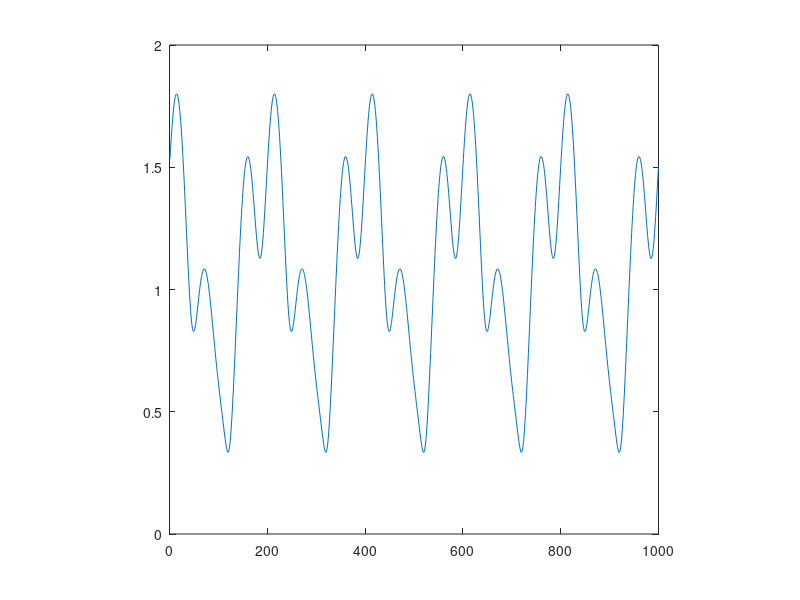
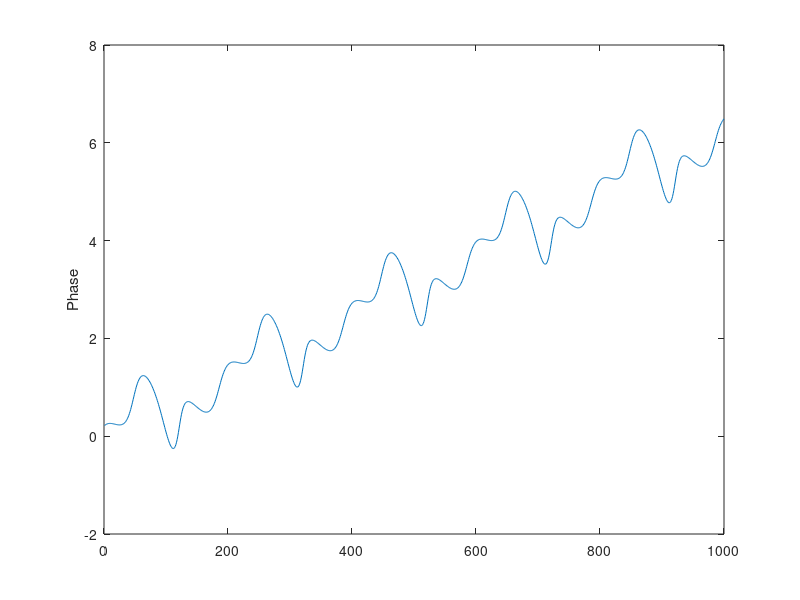

Write MATLAB code to recreate these figures, in order.
clear all;
close all;
clc;

N=1000;
T=[0:N-1]*2*pi/N;


R(1)=1;
R(2)=6;
R(3)=-14;

c=[1,1/2,1i/3];

z2=exp(1i*R(1)*T)*c(1)+exp(1i*R(2)*T)*c(2)+exp(1i*R(3)*T)*c(3);
x=real(z2);
y=imag(z2);
M=max(abs(z2));
m=min(abs(z2));

A=[1,0;0,1];
X=A*[x;y];
x=X(1,:);
y=X(2,:);
figure;plot(abs(z2));axis square;
figure;plot(unwrap(atan(y./x)*2)/2);ylabel('Phase')
